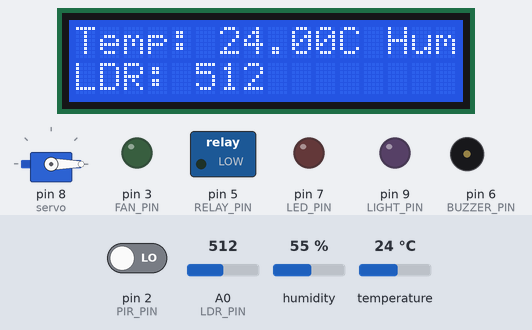
Recording of a sketch running on a simulated Arduino Uno, built with avr-gcc and run on an emulated ATmega328P. Parts: 16×2 character LCD, servo, switched loads named in the sketch (green lamp = pin HIGH), output pins drawn as LEDs (lit = HIGH), buzzer (waves = sounding). Inputs (shaded band) come from the test bench; at power-on: pin 2 (PIR_PIN) LOW, A0 (LDR_PIN) = 512, temperature 24 °C, humidity 55 %. Storage starts empty; what the sketch prints to the serial monitor is not drawn.

Above: at 3.3 s.
3.4 s: pin 2 (PIR_PIN) driven HIGH
At 4.8 s:
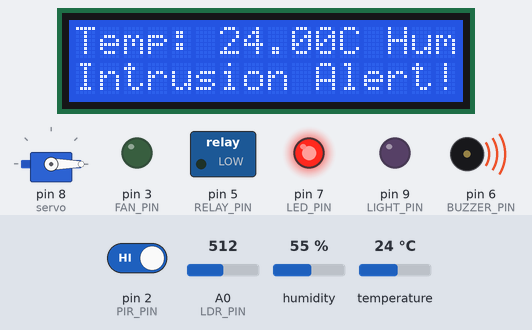
5.7 s: pin 2 (PIR_PIN) driven LOW
At 7.5 s:
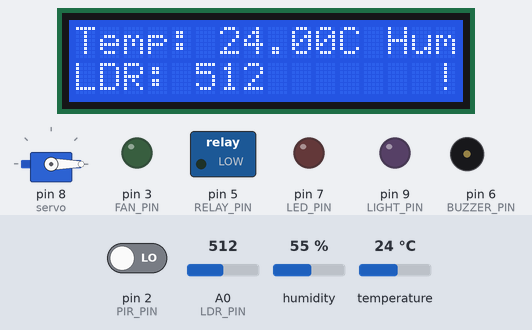
7.8 s: A0 (LDR_PIN) set to 484
At 9.0 s:
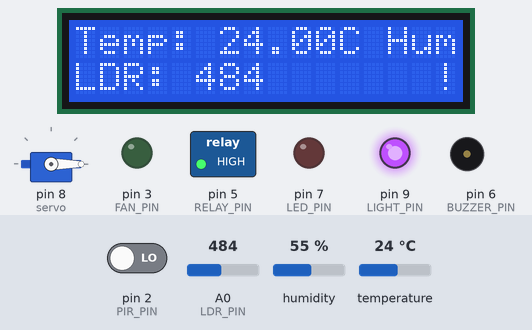
9.9 s: temperature set to 29.3 °C
At 11.4 s:
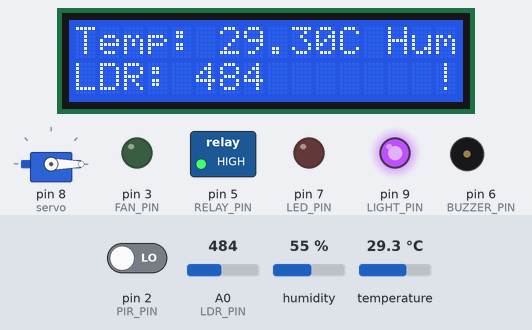
12.0 s: temperature set to 30.6 °C
At 14.2 s:
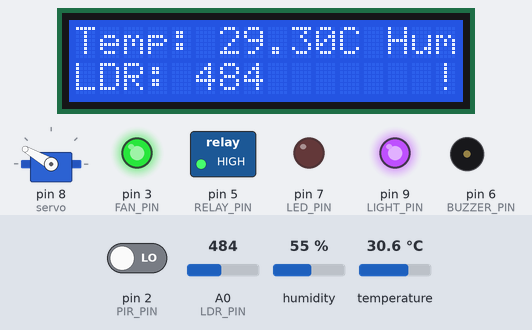
24.2 s: A0 (LDR_PIN) set to 510
At 32.1 s:
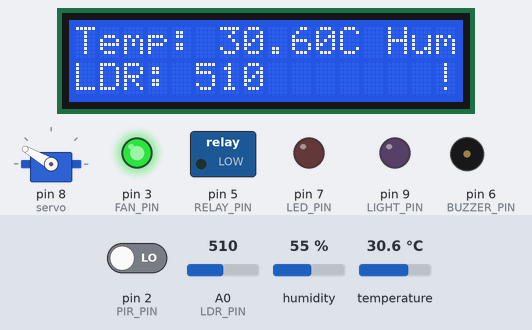
Timing chart, 0 to 35.1 s (numbered marks = the images above; inputs shaded):
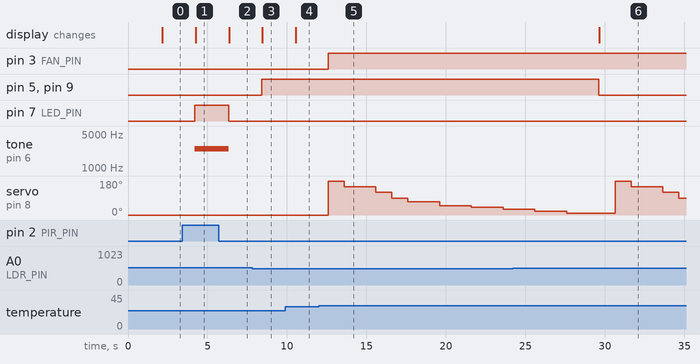

Measured:
- the behaviour switches between 500 and 499 on A0 (LDR_PIN) (found by bisection; images 2 and 3)
- the behaviour switches between 30 and 30.1 °C on temperature (found by bisection; images 4 and 5)
- after the input at 3.4 s, pin 7 (LED_PIN): LOW → HIGH after 0.80 s; tone on pin 6 (BUZZER_PIN): silent → 2500 Hz after 0.80 s; the display: changes after 0.87 s (image 1)
- after the input at 5.7 s, pin 7 (LED_PIN): HIGH → LOW after 0.62 s; tone on pin 6 (BUZZER_PIN): 2500 Hz → silent after 0.62 s; the display: changes after 0.67 s (image 2)
- after the input at 7.8 s, pin 5 (RELAY_PIN), pin 9 (LIGHT_PIN): LOW → HIGH after 0.62 s; the display: changes after 0.66 s (image 3)
- after the input at 9.9 s, the display: changes after 0.65 s (image 4)
- after the input at 12.0 s, pin 3 (FAN_PIN): LOW → HIGH after 0.60 s; servo on pin 8 (servo): 0° → 180° after 0.60 s, → 150° 1.0 s later, → 120° 2.0 s later, → 90° 1.0 s later, … (8 changes in this stretch)
- after the input at 24.2 s, pin 5 (RELAY_PIN), pin 9 (LIGHT_PIN): HIGH → LOW after 5.4 s; the display: changes after 5.4 s (image 6)

The sketch:

sketch.ino
```cpp
#include <Wire.h>
#include <LiquidCrystal_I2C.h>
#include <SD.h>
#include <DHT.h>
#include <Servo.h>

// Pin Definitions
#define PIR_PIN 2
#define DHT_PIN 4
#define RELAY_PIN 5
#define BUZZER_PIN 6
#define LED_PIN 7
#define SD_CS_PIN 10
#define LDR_PIN A0
#define FAN_PIN 3
#define LIGHT_PIN 9

// DHT Sensor Settings
#define DHT_TYPE DHT22
DHT dht(DHT_PIN, DHT_TYPE);

// LCD Settings (I2C address: 0x27, 16 columns x 2 rows)
LiquidCrystal_I2C lcd(0x27, 16, 2);

// Servo Motor
Servo servo;

// Flags
bool intrusionDetected = false;

void setup() {
  Serial.begin(115200);

  // Initialize Pins
  pinMode(PIR_PIN, INPUT);
  pinMode(RELAY_PIN, OUTPUT);
  pinMode(BUZZER_PIN, OUTPUT);
  pinMode(LED_PIN, OUTPUT);
  pinMode(FAN_PIN, OUTPUT);
  pinMode(LIGHT_PIN, OUTPUT);

  // Initialize DHT Sensor
  dht.begin();

  // Initialize SD Card
  if (!SD.begin(SD_CS_PIN)) {
    Serial.println("SD Card initialization failed!");
    return;
  }
  Serial.println("SD Card initialized.");

  // Initialize LCD
  lcd.init();
  lcd.backlight();

  // Initialize Servo
  servo.attach(8); // Servo connected to pin 3
  servo.write(0);  // Start position

  // Display a startup message
  lcd.setCursor(0, 0);
  lcd.print("Smart Home Ready");
  lcd.setCursor(0, 1);
  lcd.print("Initializing...");
  delay(2000);
}

void loop() {
  // Read PIR Sensor
  int pirValue = digitalRead(PIR_PIN);
  if (pirValue == HIGH) {
    intrusionDetected = true;
    tone(BUZZER_PIN, 2500);
    digitalWrite(LED_PIN, HIGH);
    Serial.println("Motion Detected");
    logEvent("Intrusion detected!");
  } else {
    intrusionDetected = false;
    noTone(BUZZER_PIN);
    digitalWrite(LED_PIN, LOW);
    Serial.println("No Motion Detected");
  }

  // Read Temperature and Humidity
  float temperature = dht.readTemperature();
  float humidity = dht.readHumidity();

  // Control Fan based on Temperature
  if (temperature > 30.0) {
    digitalWrite(FAN_PIN, HIGH);
    servo.write(180); // Adjust servo to mid-point
    delay(1000);
    servo.write(150);
    delay(2000);
    servo.write(120);
    delay(1000);
    servo.write(90);
    delay(1000);
    servo.write(70);
    delay(2000);
    servo.write(50);
    delay(2000);
    servo.write(40);
    delay(2000);
    servo.write(30);
    delay(2000);
    servo.write(20);
    delay(2000);
    servo.write(10);
    delay(2000);

  } else {
    digitalWrite(FAN_PIN, LOW);
    servo.write(0); // Reset servo position
    //delay((2000));
  }

  // Read LDR Value for Light Adjustment
  int ldrValue = analogRead(LDR_PIN);
  Serial.print("LDR Value: ");
  Serial.println(ldrValue);

  // Adjust Relay based on LDR and Temperature
  if (ldrValue < 500) { // Dim light detected
    digitalWrite(RELAY_PIN, HIGH); // Turn on lights
    digitalWrite(LIGHT_PIN, HIGH);
  } else {
    digitalWrite(RELAY_PIN, LOW); // Turn off lights
    digitalWrite(LIGHT_PIN, LOW);
  }

  // Display Data on LCD
  lcd.setCursor(0, 0);
  lcd.print("Temp: ");
  lcd.print(temperature);
  lcd.print("C ");
  lcd.print("Hum: ");
  lcd.print(humidity);
  lcd.print("%");

  lcd.setCursor(0, 1);
  if (intrusionDetected) {
    lcd.print("Intrusion Alert!  ");
  } else {
    lcd.print("LDR: ");
    lcd.print(ldrValue);
    lcd.print("       ");
  }

  // Send Status to Serial Monitor
  Serial.println("=== System Status ===");
  Serial.print("Temperature: ");
  Serial.print(temperature);
  Serial.println(" °C");

  Serial.print("Humidity: ");
  Serial.print(humidity);
  Serial.println(" %");

  Serial.print("Intrusion: ");
  Serial.println(intrusionDetected ? "Yes" : "No");
  Serial.println("=====================");

  delay(1000);
}

// Log Event to SD Card
void logEvent(String event) {
  File logFile = SD.open("log.txt", FILE_WRITE);
  if (logFile) {
    logFile.println(event);
    logFile.close();
    Serial.println("Event logged: " + event);
  } else {
    Serial.println("Failed to open log file!");
  }
}
```
